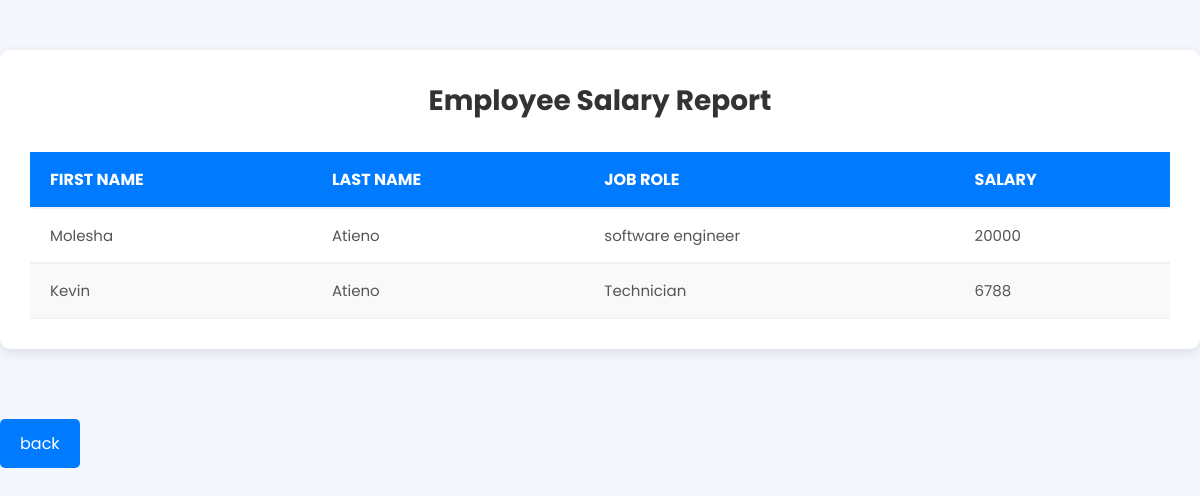
Before: /salary_rpt.php with the older database file.
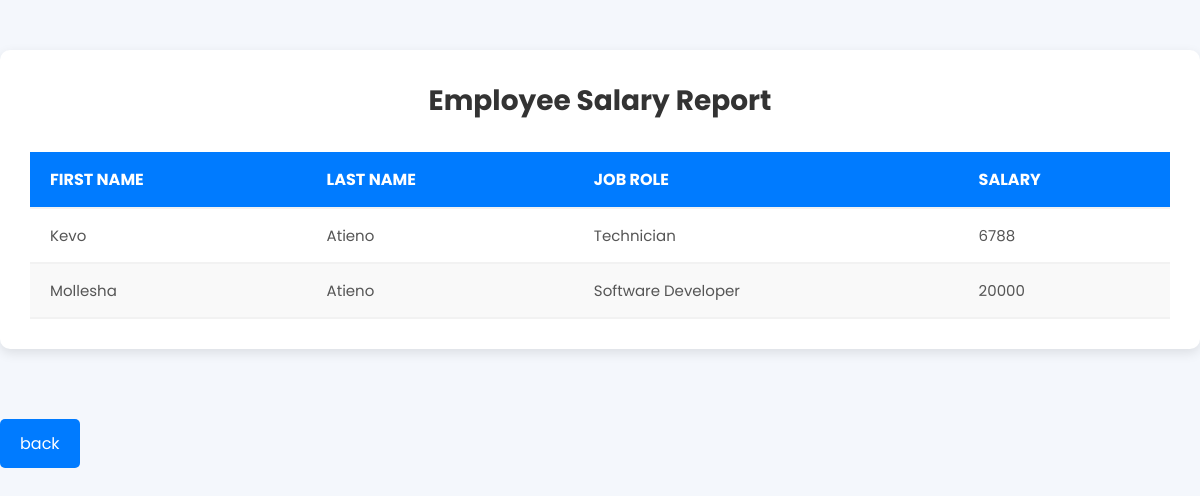
After: the same page with the newer database file.
### tables this page shows
CREATE TABLE `emps` (
  `id` int(11) NOT NULL,
  `first_name` varchar(50) NOT NULL,
  `last_name` varchar(50) NOT NULL,
  `job_role` varchar(50) NOT NULL,
  `salary` decimal(10,0) NOT NULL,
  `created_at` date NOT NULL DEFAULT curdate()
);

### salary_rpt.php (the view, shortened to what this page needs)
<?php
require_once('dbh.inc.php');
$sql = "SELECT first_name, last_name, salary, job_role FROM emps";
$result = $conn->query($sql);
?>
<!DOCTYPE html>
<html lang="en">
<head>
    <link rel="stylesheet" href="styles.css">
</head>
<body>
    <div class="container">
        <h1>Employee Salary Report</h1>
        <?php if ($result->num_rows > 0) { ?>
            <table class="salary-table">
                <thead>
                    <tr>
                        <th>First Name</th>
                        <th>Last Name</th>
                        <th>Job Role</th>
                        <th>Salary</th>
                    </tr>
                </thead>
                <tbody>
                    <?php while($row = $result->fetch_assoc()) { ?>
                        <tr>
                            <td><?php echo $row["first_name"]; ?></td>
                            <td><?php echo $row["last_name"]; ?></td>
                            <td><?php echo $row["job_role"]; ?></td>
                            <td><?php echo $row["salary"]; ?></td>
                        </tr>
                    <?php } ?>
                </tbody>
            </table>
        <?php } else { ?>
            <p>No salary records found.</p>
        <?php } ?>
    </div>
    <a href="emp_report.php">back</a>
</body>
</html>

Changed rows visible on the page:
removed emps: first_name "Molesha", last_name "Atieno", job_role "software engineer", salary "20000"
changed emps "Technician": first_name "Kevin" → "Kevo"
added emps: first_name "Mollesha", last_name "Atieno", job_role "Software Developer", salary "20000"
